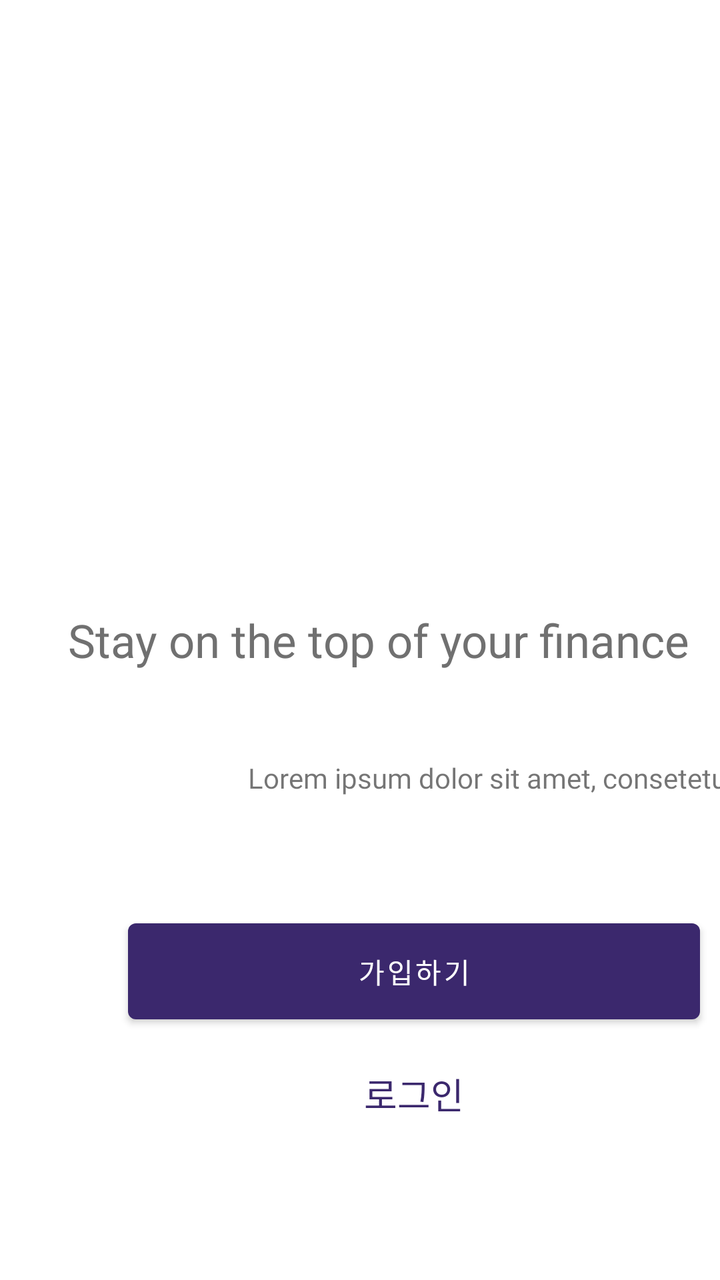
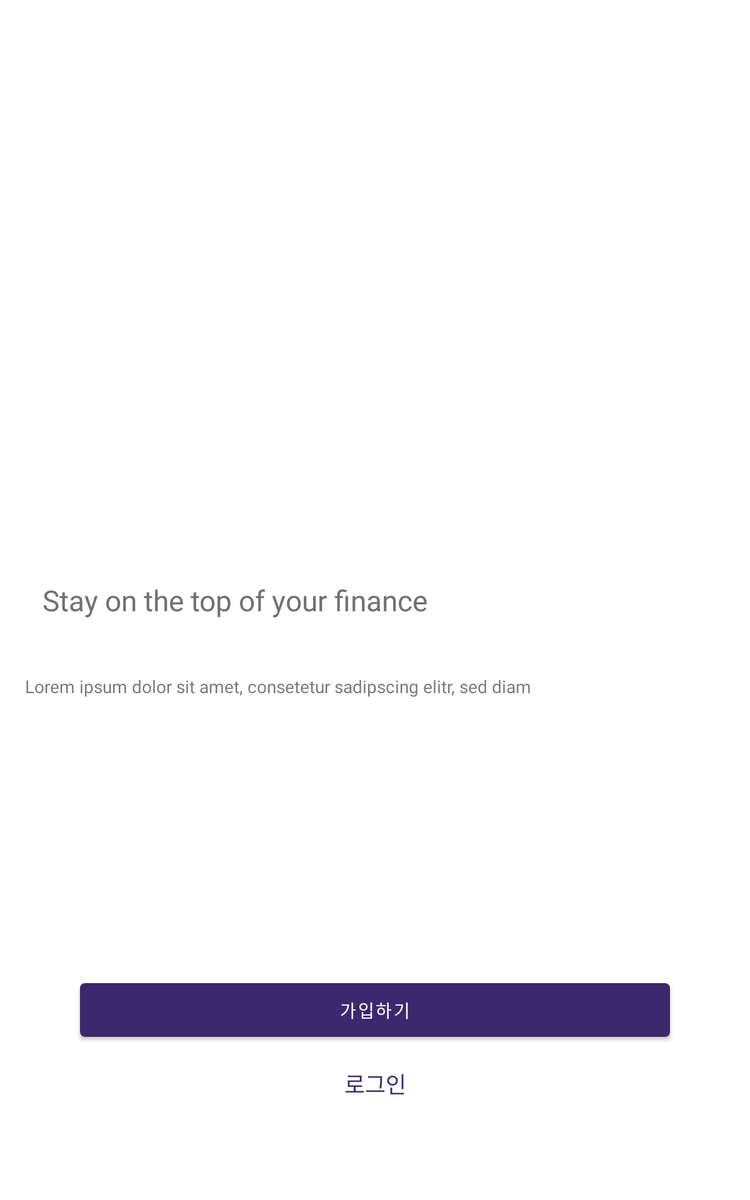

One screen, two layout resources from the same app: the default and the repository's alternative for another configuration. Each is rendered where Android would select it; the XML of both is given below.
<!-- AndroidManifest.xml: application theme Theme.LuxPmTestApp -->
<!-- res/layout/activity_welcome.xml -->
<?xml version="1.0" encoding="utf-8"?>
<layout
    xmlns:app="http://schemas.android.com/apk/res-auto"
    xmlns:tools="http://schemas.android.com/tools"
    xmlns:android="http://schemas.android.com/apk/res/android">

    <androidx.constraintlayout.widget.ConstraintLayout
        android:layout_width="414dp"
        android:layout_height="match_parent"
        tools:context=".MainActivity">


        <ImageView
            android:id="@+id/imageView1"
            android:layout_width="wrap_content"
            android:layout_height="wrap_content"
            android:layout_marginBottom="87dp"
            android:src="@drawable/gradation"
            app:layout_constraintBottom_toTopOf="@+id/imageView"
            app:layout_constraintEnd_toEndOf="parent"
            app:layout_constraintStart_toStartOf="parent" />

        <ImageView
            android:id="@+id/imageView"
            android:layout_width="wrap_content"
            android:layout_height="wrap_content"
            android:layout_marginBottom="49dp"
            android:src="@drawable/ic_bars"
            app:layout_constraintBottom_toTopOf="@+id/textView"
            app:layout_constraintEnd_toEndOf="parent"
            app:layout_constraintStart_toStartOf="parent" />

        <TextView
            android:id="@+id/textView"
            android:layout_width="wrap_content"
            android:layout_height="wrap_content"
            android:layout_marginStart="34dp"
            android:fontFamily="@font/lato"
            android:text="Stay on the top of your finance"
            android:textColor="@color/dark_grey"
            android:textSize="23sp"
            app:layout_constraintBottom_toBottomOf="parent"
            app:layout_constraintStart_toStartOf="parent"
            app:layout_constraintTop_toTopOf="parent" />


        <TextView
            android:layout_width="wrap_content"
            android:layout_height="wrap_content"
            android:layout_marginStart="70dp"
            android:layout_marginTop="44dp"
            android:fontFamily="@font/merriweather"
            android:maxLines="1"
            android:paddingStart="20dp"
            android:paddingEnd="20dp"
            android:text="Lorem ipsum dolor sit amet, consetetur sadipscing elitr, sed diam"
            android:textSize="14sp"
            app:layout_constraintStart_toStartOf="@+id/textView"
            app:layout_constraintTop_toBottomOf="@+id/textView" />

        <Button
            android:id="@+id/btnSignup"
            android:layout_width="match_parent"
            android:layout_height="60dp"
            android:layout_marginStart="64dp"
            android:layout_marginTop="10dp"
            android:layout_marginEnd="64dp"
            android:layout_marginBottom="18dp"
            android:text="가입하기"
            android:textColor="@color/white"
            app:layout_constraintBottom_toTopOf="@+id/gradation"
            app:layout_constraintEnd_toEndOf="parent"
            app:layout_constraintStart_toStartOf="parent" />


        <TextView
            android:id="@+id/gradation"
            android:layout_width="wrap_content"
            android:layout_height="wrap_content"
            android:layout_marginBottom="80dp"
            android:fontFamily=""
            android:text="로그인"
            android:textColor="@color/purple_500"
            android:textSize="18sp"
            app:layout_constraintBottom_toBottomOf="parent"
            app:layout_constraintEnd_toEndOf="parent"
            app:layout_constraintStart_toStartOf="parent" />

    </androidx.constraintlayout.widget.ConstraintLayout>
</layout>
<!-- resources referenced by this layout -->
<resources>
  <color name="dark_grey">#707070</color>
  <color name="purple_500">#3B286D</color>
  <color name="white">#FFFFFF</color>
  <style name="Theme.LuxPmTestApp" parent="Theme.MaterialComponents.DayNight.NoActionBar">
          
          <item name="colorPrimary">@color/purple_500</item>
          <item name="colorPrimaryVariant">@color/purple_700</item>
          <item name="colorOnPrimary">@color/grey</item>
          
          <item name="colorSecondary">@color/teal_200</item>
          <item name="colorSecondaryVariant">@color/teal_700</item>
          <item name="colorOnSecondary">@color/black</item>
          
          <item name="android:statusBarColor" tools:targetApi="l">?attr/colorPrimaryVariant</item>
          
      </style>
  <color name="purple_700">#FF3700B3</color>
  <color name="grey">#B7B7B7</color>
  <color name="teal_200">#FF03DAC5</color>
  <color name="teal_700">#FF018786</color>
  <color name="black">#FF000000</color>
</resources>
<!-- res/layout-sw414dp/activity_welcome.xml (the repository's variant of the layout above) -->
<!-- drawn on a 7-inch tablet held upright -->
<?xml version="1.0" encoding="utf-8"?>
<layout xmlns:android="http://schemas.android.com/apk/res/android"
    xmlns:app="http://schemas.android.com/apk/res-auto"
    xmlns:tools="http://schemas.android.com/tools">

    <androidx.constraintlayout.widget.ConstraintLayout
        android:layout_width="match_parent"
        android:layout_height="match_parent"
        tools:context=".MainActivity">


        <ImageView
            android:id="@+id/imageView1"
            android:layout_width="wrap_content"
            android:layout_height="wrap_content"
            android:layout_marginBottom="87dp"
            android:src="@drawable/gradation"
            app:layout_constraintBottom_toTopOf="@+id/imageView"
            app:layout_constraintEnd_toEndOf="parent"
            app:layout_constraintStart_toStartOf="parent" />

        <ImageView
            android:id="@+id/imageView"
            android:layout_width="wrap_content"
            android:layout_height="wrap_content"
            android:layout_marginBottom="49dp"
            android:src="@drawable/ic_bars"
            app:layout_constraintBottom_toTopOf="@+id/textView"
            app:layout_constraintEnd_toEndOf="parent"
            app:layout_constraintStart_toStartOf="parent" />

        <TextView
            android:id="@+id/textView"
            android:layout_width="wrap_content"
            android:layout_height="wrap_content"
            android:layout_marginStart="34dp"
            android:fontFamily="@font/lato"
            android:text="Stay on the top of your finance"
            android:textColor="@color/dark_grey"
            android:textSize="23sp"
            app:layout_constraintBottom_toBottomOf="parent"
            app:layout_constraintStart_toStartOf="parent"
            app:layout_constraintTop_toTopOf="parent" />


        <TextView
            android:layout_width="wrap_content"
            android:layout_height="wrap_content"
            android:layout_marginTop="44dp"
            android:fontFamily="@font/merriweather"
            android:paddingStart="20dp"
            android:paddingEnd="20dp"
            android:gravity="center"
            android:text="Lorem ipsum dolor sit amet, consetetur sadipscing elitr, sed diam"
            android:textSize="14sp"
            app:layout_constraintStart_toStartOf="parent"
            app:layout_constraintTop_toBottomOf="@+id/textView" />

        <Button
            android:id="@+id/btnSignup"
            style="@style/custom_button"
            android:text="가입하기"
            android:layout_marginTop="@dimen/_10dp"
            app:layout_constraintBottom_toTopOf="@+id/gradation"
            app:layout_constraintEnd_toEndOf="parent"
            app:layout_constraintStart_toStartOf="parent" />


        <TextView
            android:id="@+id/gradation"
            android:layout_width="wrap_content"
            android:layout_height="wrap_content"
            android:layout_marginBottom="80dp"
            android:fontFamily=""
            android:text="로그인"
            android:textColor="@color/purple_500"
            android:textSize="18sp"
            app:layout_constraintBottom_toBottomOf="parent"
            app:layout_constraintEnd_toEndOf="parent"
            app:layout_constraintStart_toStartOf="parent" />

    </androidx.constraintlayout.widget.ConstraintLayout>
</layout>
<!-- resources referenced by the variant -->
<!-- as a 7-inch tablet held upright resolves them -->
<resources>
  <color name="dark_grey">#707070</color>
  <color name="purple_500">#3B286D</color>
  <dimen name="_10dp">10dp</dimen>
  <style name="custom_button">
          <item name="android:layout_width">match_parent</item>
          <item name="android:layout_height">@dimen/_55dp</item>
          <item name="android:layout_marginStart">@dimen/_64dp</item>
          <item name="android:layout_marginEnd">@dimen/_64dp</item>
          <item name="android:layout_marginBottom">@dimen/_18dp</item>
          <item name="android:textColor">@color/white</item>
  
      </style>
  <style name="Theme.LuxPmTestApp" parent="Theme.MaterialComponents.DayNight.NoActionBar">
          
          <item name="colorPrimary">@color/purple_500</item>
          <item name="colorPrimaryVariant">@color/purple_700</item>
          <item name="colorOnPrimary">@color/grey</item>
          
          <item name="colorSecondary">@color/teal_200</item>
          <item name="colorSecondaryVariant">@color/teal_700</item>
          <item name="colorOnSecondary">@color/black</item>
          
          <item name="android:statusBarColor" tools:targetApi="l">?attr/colorPrimaryVariant</item>
          
      </style>
  <dimen name="_55dp">55dp</dimen>
  <dimen name="_64dp">64dp</dimen>
  <dimen name="_18dp">18dp</dimen>
  <color name="white">#FFFFFF</color>
  <color name="purple_700">#FF3700B3</color>
  <color name="grey">#B7B7B7</color>
  <color name="teal_200">#FF03DAC5</color>
  <color name="teal_700">#FF018786</color>
  <color name="black">#FF000000</color>
</resources>
